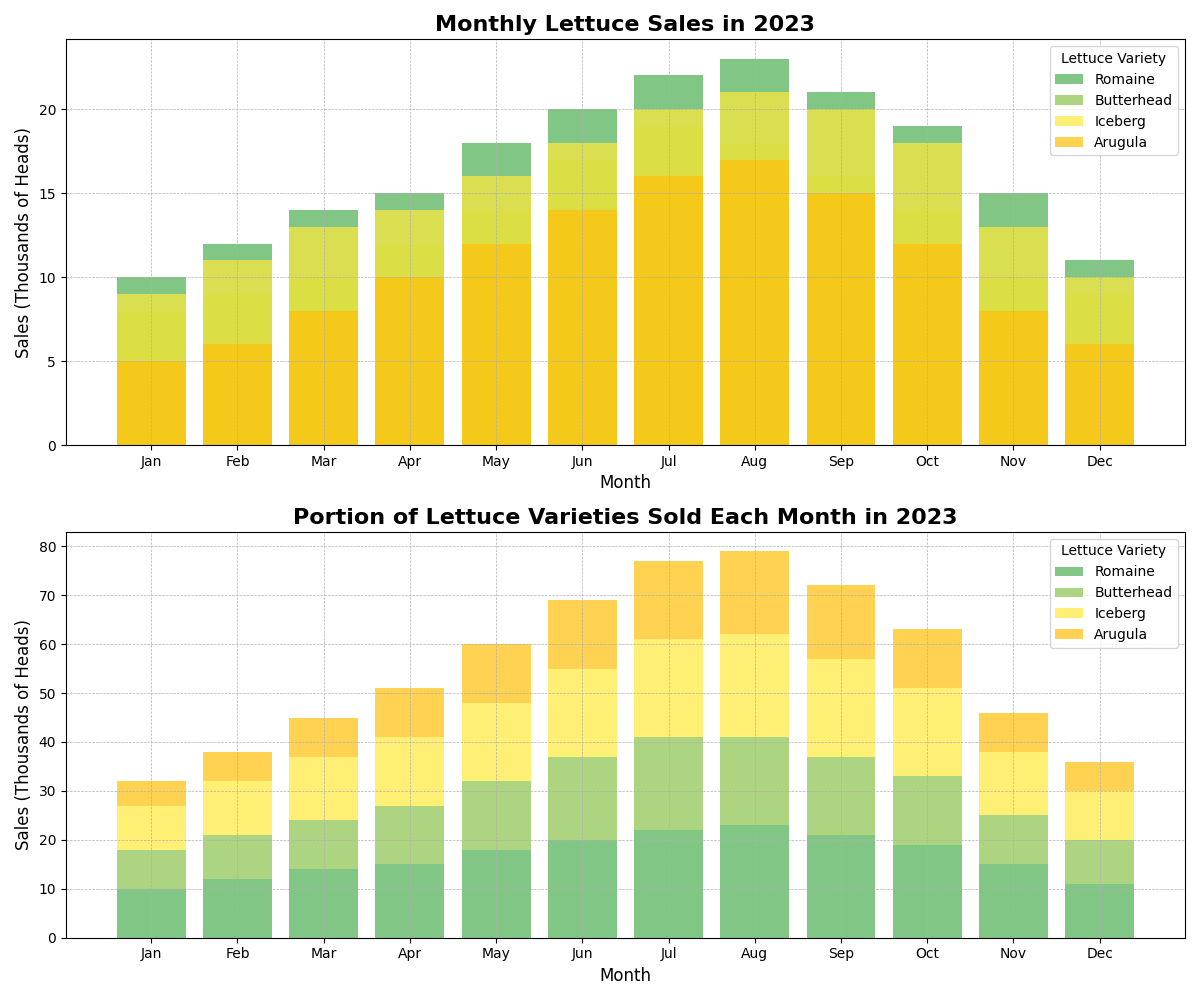

Here is the Python script that generated this plot:
import numpy as np
import matplotlib.pyplot as plt

# Timeline - lettuces sold per month
months = ['Jan', 'Feb', 'Mar', 'Apr', 'May', 'Jun', 'Jul', 'Aug', 'Sep', 'Oct', 'Nov', 'Dec']

# Lettuce varieties
lettuce_varieties = ['Romaine', 'Butterhead', 'Iceberg', 'Arugula']

# Sales data (in thousands of heads)
sales_data = np.array([
    [10, 12, 14, 15, 18, 20, 22, 23, 21, 19, 15, 11],  # Romaine
    [8, 9, 10, 12, 14, 17, 19, 18, 16, 14, 10, 9],      # Butterhead
    [9, 11, 13, 14, 16, 18, 20, 21, 20, 18, 13, 10],    # Iceberg
    [5, 6, 8, 10, 12, 14, 16, 17, 15, 12, 8, 6]         # Arugula
])

# Colors for lettuce varieties
colors = ['#4CAF50', '#8BC34A', '#FFEB3B', '#FFC107']

# Set up the figure and subplots
fig, axs = plt.subplots(2, 1, figsize=(12, 10), constrained_layout=True)

# 1st subplot: Monthly Lettuce Sales
for idx, variety in enumerate(lettuce_varieties):
    axs[0].bar(months, sales_data[idx], color=colors[idx], alpha=0.7, label=variety)

axs[0].set_title('Monthly Lettuce Sales in 2023', fontsize=16, weight='bold')
axs[0].set_xlabel('Month', fontsize=12)
axs[0].set_ylabel('Sales (Thousands of Heads)', fontsize=12)
axs[0].legend(title='Lettuce Variety', loc='upper right')

# Enable grid
axs[0].grid(True, which='both', linestyle='--', linewidth=0.5)

# 2nd subplot: Stacked Bar Chart Showing the Portion of Each Variety Sold Each Month
cumulative_sales_data = np.cumsum(sales_data, axis=0)

bottom = np.zeros(len(months))
for idx, (variety, color) in enumerate(zip(lettuce_varieties, colors)):
    axs[1].bar(months, sales_data[idx], bottom=bottom, color=color, alpha=0.7, label=variety)
    bottom += sales_data[idx]

axs[1].set_title('Portion of Lettuce Varieties Sold Each Month in 2023', fontsize=16, weight='bold')
axs[1].set_xlabel('Month', fontsize=12)
axs[1].set_ylabel('Sales (Thousands of Heads)', fontsize=12)
axs[1].legend(title='Lettuce Variety', loc='upper right')

# Enable grid
axs[1].grid(True, which='both', linestyle='--', linewidth=0.5)

# Automatically adjust the layout for optimal spacing
plt.tight_layout()

# Show the plot
plt.show()
